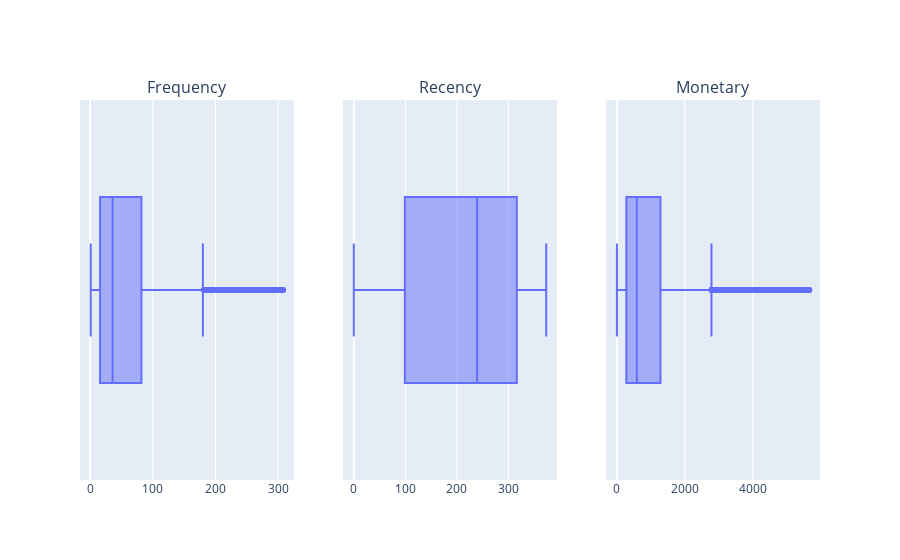

The code cell stored with this chart in its notebook:
### Code cell
# посмотрим, что получилось после удаления выбросов
boxes = [px.box(rfm_table, x=column) for column in rfm_table.columns]
fig = make_subplots(
    rows=1, cols=3, 
    subplot_titles=(
        "Frequency", "Recency", "Monetary"
    )
)

for i, box in enumerate(boxes):
    fig.add_trace(boxes[i]['data'][0], row=1, col=i+1)

fig.update_layout(showlegend=True)
fig.write_html('plotly/boxplot_2.html')
fig.show()

### Figure 1 — Plotly figure (JSON) as saved in the notebook; plotly's stock layout.template omitted (floating-point values rounded to 4 significant figures; data arrays with more than 128 entries replaced by an {"elided": "..."} marker saying what was removed)
{"data": [{"alignmentgroup": "True", "hovertemplate": "Frequency=%{x}<extra></extra>", "legendgroup": "", "marker": {"color": "#636efa"}, "name": "", "notched": false, "offsetgroup": "", "orientation": "h", "showlegend": false, "type": "box", "x": {"elided": "4008 int values"}, "x0": " ", "xaxis": "x", "y0": " ", "yaxis": "y"}, {"alignmentgroup": "True", "hovertemplate": "Recency=%{x}<extra></extra>", "legendgroup": "", "marker": {"color": "#636efa"}, "name": "", "notched": false, "offsetgroup": "", "orientation": "h", "showlegend": false, "type": "box", "x": {"elided": "4008 int values"}, "x0": " ", "xaxis": "x2", "y0": " ", "yaxis": "y2"}, {"alignmentgroup": "True", "hovertemplate": "Monetary=%{x}<extra></extra>", "legendgroup": "", "marker": {"color": "#636efa"}, "name": "", "notched": false, "offsetgroup": "", "orientation": "h", "showlegend": false, "type": "box", "x": {"elided": "4008 float values"}, "x0": " ", "xaxis": "x3", "y0": " ", "yaxis": "y3"}], "layout": {"annotations": [{"font": {"size": 16}, "showarrow": false, "text": "Frequency", "x": 0.1444, "xanchor": "center", "xref": "paper", "y": 1, "yanchor": "bottom", "yref": "paper"}, {"font": {"size": 16}, "showarrow": false, "text": "Recency", "x": 0.5, "xanchor": "center", "xref": "paper", "y": 1, "yanchor": "bottom", "yref": "paper"}, {"font": {"size": 16}, "showarrow": false, "text": "Monetary", "x": 0.8556, "xanchor": "center", "xref": "paper", "y": 1, "yanchor": "bottom", "yref": "paper"}], "showlegend": true, "xaxis": {"anchor": "y", "domain": [0, 0.2889]}, "xaxis2": {"anchor": "y2", "domain": [0.3556, 0.6444]}, "xaxis3": {"anchor": "y3", "domain": [0.7111, 1]}, "yaxis": {"anchor": "x", "domain": [0, 1]}, "yaxis2": {"anchor": "x2", "domain": [0, 1]}, "yaxis3": {"anchor": "x3", "domain": [0, 1]}}}
